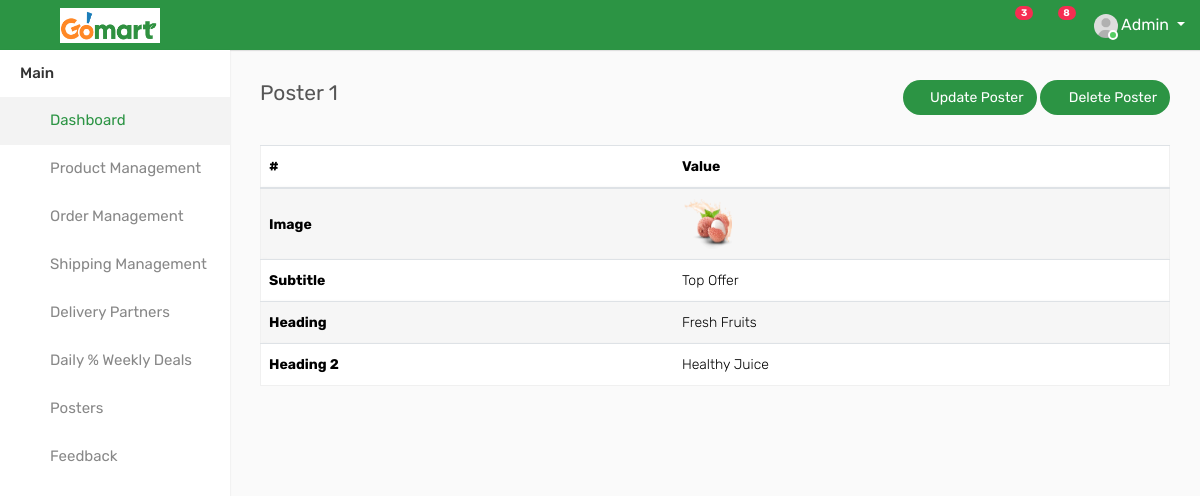
The app's page /poster1/, older data.
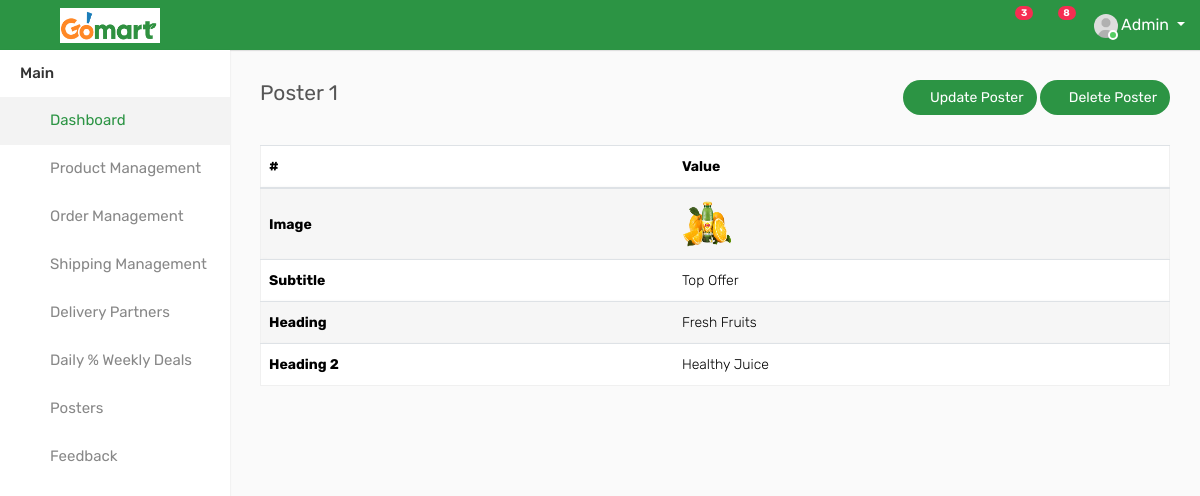
The same page, newer data.
### GoApp/models.py (models this page shows)
class tbl_poster1(models.Model):
    image = models.ImageField(upload_to="media", null=True)
    subtitle = models.CharField(max_length=100, null=True)
    heading = models.CharField(max_length=100, null=True)
    heading2=models.CharField(max_length=500,null=True)

### GoApp/views.py (the view)
# urls.py: path("poster1/",views.poster1,name="poster1"),
def poster1(request):
    d1=tbl_poster1.objects.get()
    d2=d1.id
    d=tbl_poster1.objects.get(id=d2)
    return render(request, "poster1.html",{"d":d})

### templates/poster1.html (shortened to what this page needs)
{% include 'left_nav.html' %}
<div class="page-wrapper" id="container">
    <div class="content">
        <div class="row">
            <div class="col-sm-5 col-5">
                <h4 class="page-title">Poster 1</h4>
            </div>
            <div class="col-sm-7 col-7 text-right m-b-30">
                <a class="btn btn-primary btn-rounded" href="/update_poster1/{{d.id}}"><i class="fa fa-plus"></i> Update Poster</a>
                <a class="btn btn-primary btn-rounded" data-target="#delete_product" data-toggle="modal" href="#"><i class="fa fa-trash-o m-r-5"></i>Delete Poster</a>
            </div>
        </div>
        <div class="row">
            <div class="col-md-12">
                <div class="table-responsive">
                    <table class="table table-striped custom-table mb-0 datatable" >
                        <thead>
                        <tr>
                            <th>#</th>
                            <th>Value</th>
                            </tr>
                        </thead>
                        <tbody>
                        <tr>
                            <th>Image</th>
                            <td><img height="50" src="{{d.image}}" width="50"></td>
                        </tr>
                        <tr>
                            <th> Subtitle </th>
                            <td>{{ d.subtitle }}</td>
                        </tr>
                        <tr>
                            <th>Heading</th>
                            <td>{{ d.heading }}</td>
                        </tr>
                        <tr>
                            <th>Heading 2</th>
                            <td>{{ d.heading2 }}</td>
                        </tr>
                        </tbody>
                    </table>
                </div>
            </div>
        </div>
    </div>
</div>

Row changes from the older to the newer data that the page shows:
changed tbl_poster1 "Top Offer": image: a different picture
